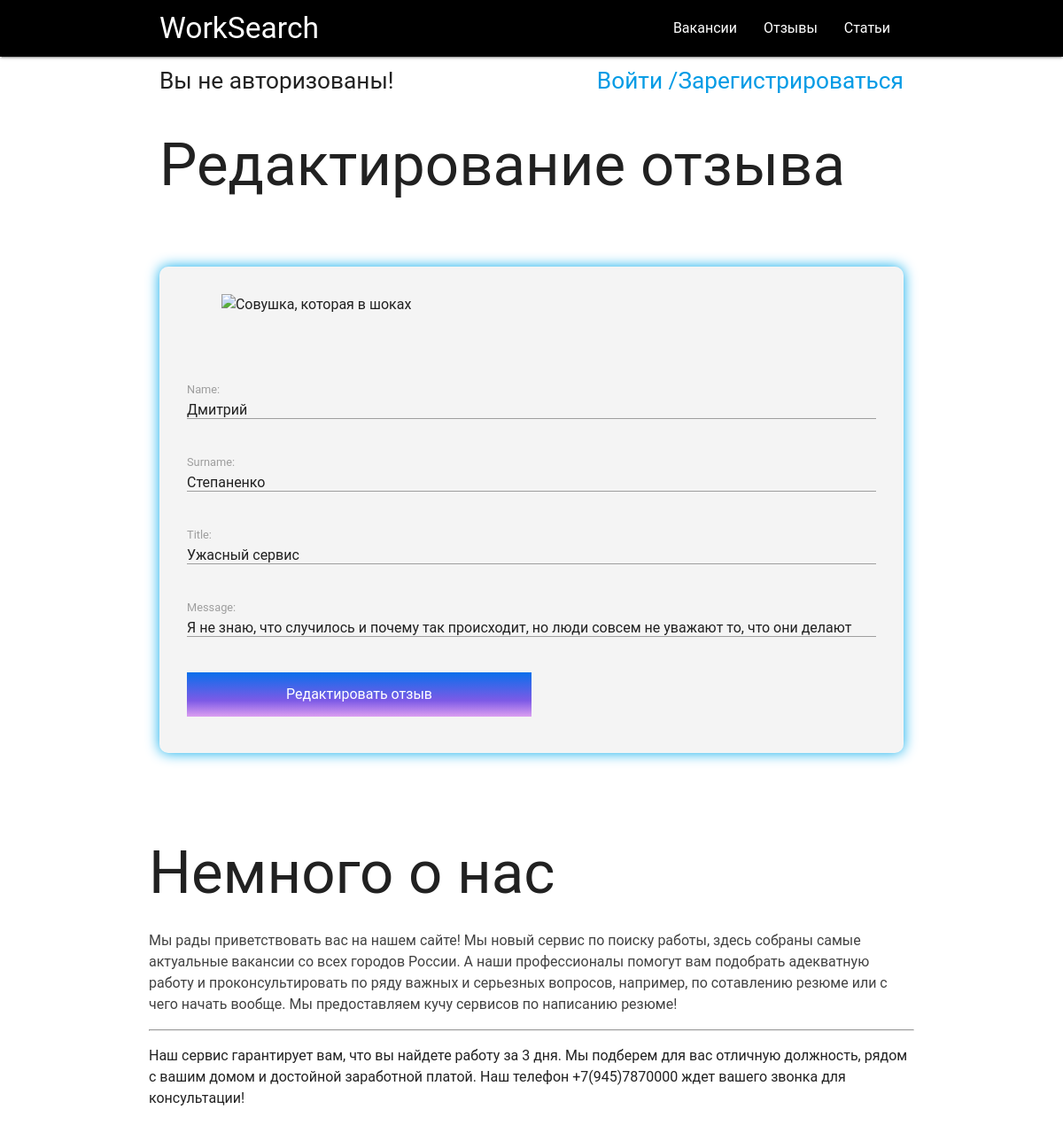
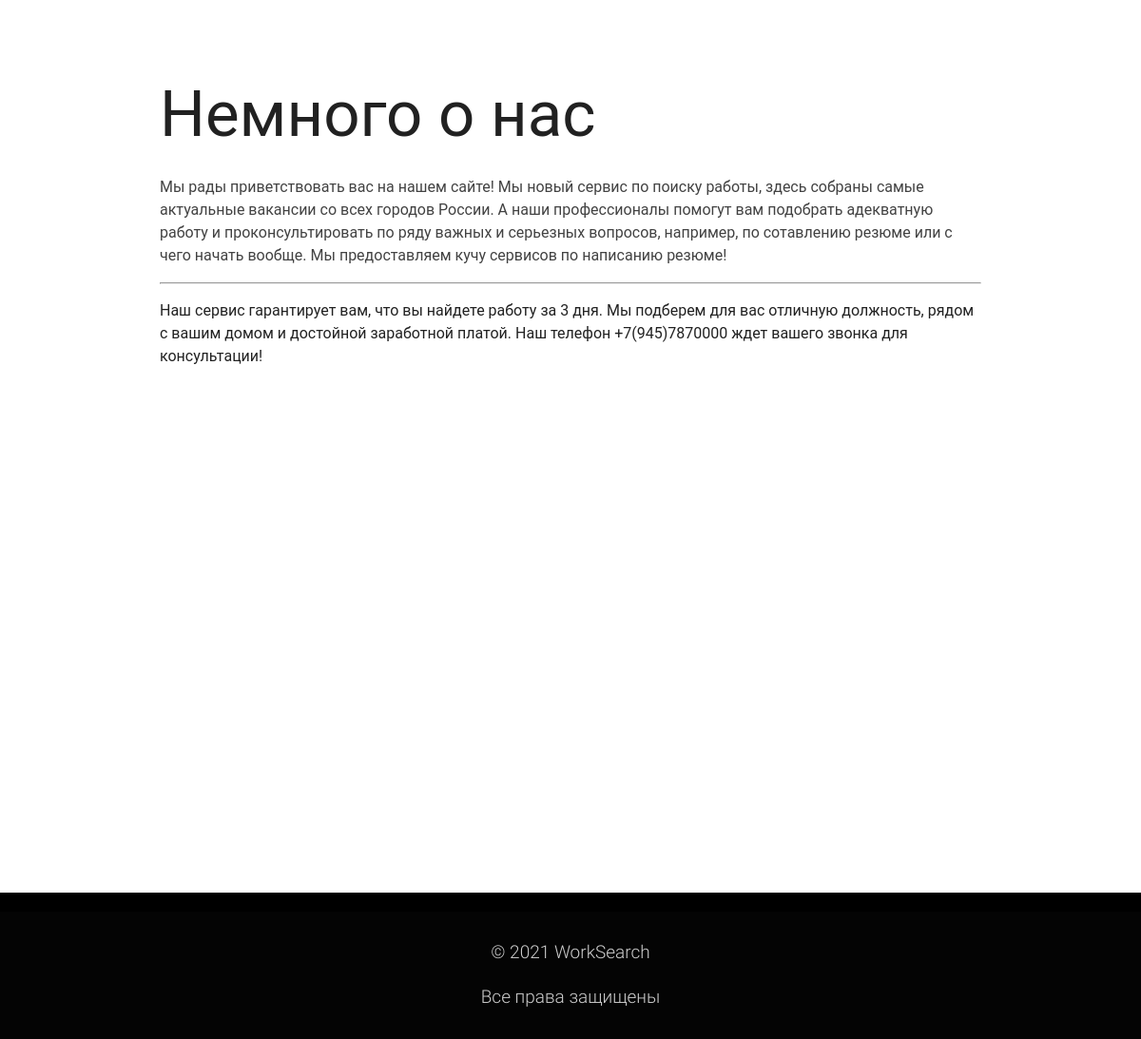
/reviews/5/update, run on the app's committed database (2 pictures, top to bottom).
### main/models.py (models this page shows, shortened)
class Reviews_about_service(models.Model):
    id_review = models.AutoField(primary_key=True)
    name = models.CharField('Имя пользователя', max_length=55)
    surname = models.CharField('Фамилия пользователя', max_length=155)
    title = models.CharField('Заголовок отзыва', max_length=255)
    message = models.TextField('Сообщение')
    class Meta:
        verbose_name = "Отзыв о сервисе"
        verbose_name_plural = "Отзывы о сервисе"

### main/views.py (the view)
# urls.py: path('reviews/<id_review>/update', views.update_view, name='review_update'),
def update_view(request, id_review):
    context ={}
    obj = get_object_or_404(Reviews_about_service, id_review=id_review)
    form = ReviewForm(request.POST or None, instance=obj)
    if form.is_valid():
        instance = form.save(commit=False)
        instance.save()
        form.save()
        return HttpResponseRedirect("/reviews")
    context["form"] = form
    return render(request, "main/update_review.html", context)

### main/forms.py
class ReviewForm(forms.ModelForm):
    name = forms.CharField(required=True)
    surname = forms.CharField(required=True)
    title = forms.CharField(required=True)
    message = forms.CharField(required=True)
    class Meta:
        model = Reviews_about_service
        fields = [
            "name",
            "surname",
            "title",
            "message"
        ]

### main/templates/main/update_review.html (shortened to what this page needs)
{% extends 'main/base.html' %}
{% load static %}
{% block title %}
<h1>Редактирование отзыва</h1>
{% endblock %}
{% block adreviews %}
<div class="form">
    <div class="form__image_left">
        <img src="https://sun6-20.userapi.com/s/v1/ig2/I7miNcrwu6-74HJJk-ZMgb8Httu1h8VqSxIFBrJ9LictI99NCWBc_-G3HZSaO4ScPQ9BdLZPphrc-ykN6R4mwUVx.jpg?size=400x0&quality=96&crop=0,237,606,606&ava=1" alt="Совушка, которая в шоках">
    </div>
<form class="form__content" method="POST" enctype="multipart/form-data" role="form">
    {{ form.as_p }}
    <button class="form__button" type="submit" name="button" value="Отправить заявку" role="button">Редактировать отзыв</button>
</form>
</div>
<div class="section white">
        <div class="row">
            <h1 class="header">Немного о нас</h1>
            <p class="grey-text text-darken-3 lighten-3">
                Мы рады приветствовать вас на нашем сайте! Мы новый сервис по поиску работы, здесь собраны самые актуальные вакансии со всех городов России. А наши профессионалы помогут вам подобрать адекватную работу и проконсультировать по ряду важных и серьезных вопросов, например, по сотавлению резюме или с чего начать вообще.
                Мы предоставляем кучу сервисов по написанию резюме!
            </p>
             <hr>
            <p>
                Наш сервис гарантирует вам, что вы найдете работу за 3 дня. Мы подберем для вас отличную должность, рядом с вашим домом и достойной заработной платой.
                Наш телефон +7(945)7870000 ждет вашего звонка для консультации!
            </p>
        </div>
</div>
{% endblock %}

### main/static/style1.css (style rules this page uses)
body, html { font-family: "Roboto", sans-serif; font-size: 16px; margin: 0px; padding: 0px; }

### main/static/style3.css (style rules this page uses)
.form { display: grid; grid-template-columns: repeat(auto-fit,minmax(400px,1fr)); grid-column-gap: 30px; grid-row-gap: 35px; padding: 20px; margin-top: 50px; margin-bottom: 50px; justify-content: center; background: rgba( 181, 182, 182, 0.15 ); box-shadow: 0 8px 32px 0 rgba( 31, 38, 135, 0.37 ); backdrop-filter: blur( 8.0px ); -webkit-backdrop-filter: blur( 8.0px ); border-radius: 10px; border: 1px solid rgba( 255, 255, 255, 0.18 ); }
.form__image_left { width: 90%; margin: 0 auto; }
.form__image_left img { width: 100%; }
.form__content { margin-top: 20px; }
.form__button { width: 50%; margin: 10px auto; height: 50px; color: white; border: none; background: linear-gradient(to top, rgba(219, 158, 240, 1) 0%, rgba(125, 90, 230, 1) 36%, rgba(9, 111, 235, 1) 100%); }

### main/templates/main/base.html (style rules this page uses)
.form { padding: 30px; box-shadow: 0 0 15px rgb(5, 170, 235); }

### data on the page
Reviews_about_service: name "Дмитрий", surname "Степаненко", title "Ужасный сервис", message "Я не знаю, что случилось и почему так происходит, но люди совсем не уважают то, что они делают"
